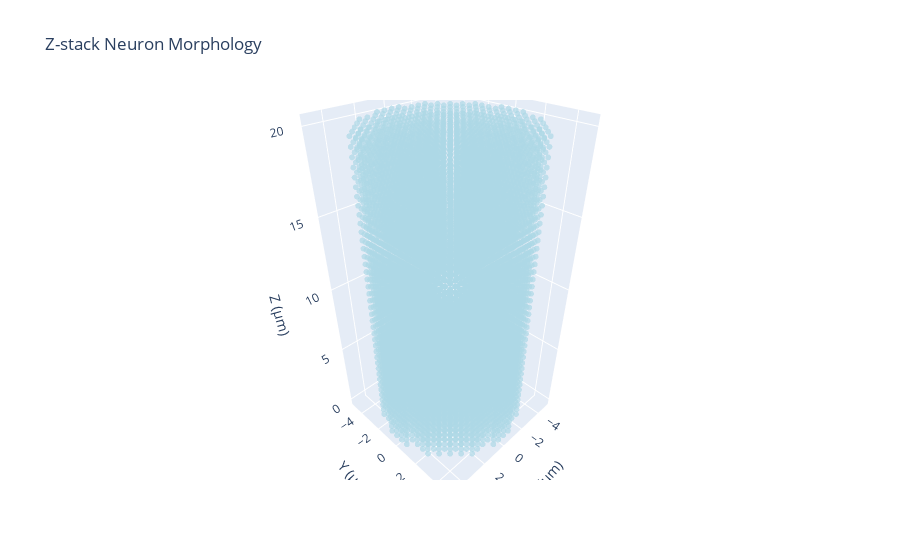

The code cell stored with this chart in its notebook:
### Markdown cell above
## 3. Visualizing the Cylindrical Z-stack

GenCoMo provides 3D volume rendering tools to visualize the cylindrical morphology interactively.

### Code cell
# Visualize the cylindrical z-stack in 3D
print("🎨 Creating 3D visualization of cylindrical z-stack...")

# Create interactive 3D plot
fig_cylinder = visualize_zstack_3d(
    z_stack, 
    metadata=metadata,
)

# Display the plot
fig_cylinder.show()

print("✓ 3D visualization complete!")
print("💡 Interact with the plot: rotate, zoom, and explore the cylindrical structure")

### Figure 1 — Plotly figure (JSON) as saved in the notebook; plotly's stock layout.template omitted (floating-point values rounded to 4 significant figures; data arrays with more than 128 entries replaced by an {"elided": "..."} marker saying what was removed)
{"data": [{"marker": {"color": "lightblue", "opacity": 0.7, "size": 2}, "mode": "markers", "name": "Neuron Volume", "type": "scatter3d", "x": {"elided": "12000 float values"}, "y": {"elided": "12000 float values"}, "z": {"elided": "12000 float values"}}], "layout": {"scene": {"aspectmode": "data", "xaxis": {"title": {"text": "X (µm)"}}, "yaxis": {"title": {"text": "Y (µm)"}}, "zaxis": {"title": {"text": "Z (µm)"}}}, "title": {"text": "Z-stack Neuron Morphology"}}}
